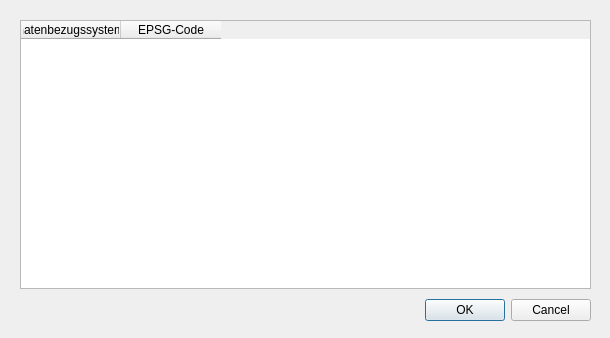
<?xml version="1.0" encoding="UTF-8"?>
<ui version="4.0">
 <class>Dialog</class>
 <widget class="QDialog" name="Dialog">
  <property name="geometry">
   <rect>
    <x>0</x>
    <y>0</y>
    <width>610</width>
    <height>338</height>
   </rect>
  </property>
  <property name="focusPolicy">
   <enum>Qt::ClickFocus</enum>
  </property>
  <property name="windowTitle">
   <string>Auswahl Koordinatensystem</string>
  </property>
  <widget class="QWidget" name="layoutWidget">
   <property name="geometry">
    <rect>
     <x>10</x>
     <y>10</y>
     <width>591</width>
     <height>321</height>
    </rect>
   </property>
   <layout class="QVBoxLayout" name="verticalLayout_2">
    <item>
     <widget class="QTableWidget" name="tableWidget">
      <property name="editTriggers">
       <set>QAbstractItemView::NoEditTriggers</set>
      </property>
      <property name="tabKeyNavigation">
       <bool>true</bool>
      </property>
      <property name="showDropIndicator" stdset="0">
       <bool>true</bool>
      </property>
      <property name="alternatingRowColors">
       <bool>true</bool>
      </property>
      <property name="selectionMode">
       <enum>QAbstractItemView::SingleSelection</enum>
      </property>
      <property name="selectionBehavior">
       <enum>QAbstractItemView::SelectRows</enum>
      </property>
      <property name="sortingEnabled">
       <bool>true</bool>
      </property>
      <property name="columnCount">
       <number>2</number>
      </property>
      <attribute name="horizontalHeaderCascadingSectionResizes">
       <bool>false</bool>
      </attribute>
      <attribute name="horizontalHeaderStretchLastSection">
       <bool>false</bool>
      </attribute>
      <attribute name="verticalHeaderCascadingSectionResizes">
       <bool>false</bool>
      </attribute>
      <attribute name="verticalHeaderStretchLastSection">
       <bool>false</bool>
      </attribute>
      <column>
       <property name="text">
        <string notr="true">Koordinatenbezugssystem (KBS)</string>
       </property>
      </column>
      <column>
       <property name="text">
        <string notr="true">EPSG-Code</string>
       </property>
      </column>
     </widget>
    </item>
    <item>
     <widget class="QDialogButtonBox" name="buttonBox">
      <property name="orientation">
       <enum>Qt::Horizontal</enum>
      </property>
      <property name="standardButtons">
       <set>QDialogButtonBox::Cancel|QDialogButtonBox::Ok</set>
      </property>
     </widget>
    </item>
   </layout>
  </widget>
 </widget>
 <layoutdefault spacing="10" margin="10"/>
 <resources/>
 <connections>
  <connection>
   <sender>buttonBox</sender>
   <signal>rejected()</signal>
   <receiver>Dialog</receiver>
   <slot>reject()</slot>
   <hints>
    <hint type="sourcelabel">
     <x>296</x>
     <y>320</y>
    </hint>
    <hint type="destinationlabel">
     <x>286</x>
     <y>274</y>
    </hint>
   </hints>
  </connection>
  <connection>
   <sender>buttonBox</sender>
   <signal>accepted()</signal>
   <receiver>Dialog</receiver>
   <slot>accept()</slot>
   <hints>
    <hint type="sourcelabel">
     <x>305</x>
     <y>317</y>
    </hint>
    <hint type="destinationlabel">
     <x>304</x>
     <y>168</y>
    </hint>
   </hints>
  </connection>
 </connections>
</ui>
